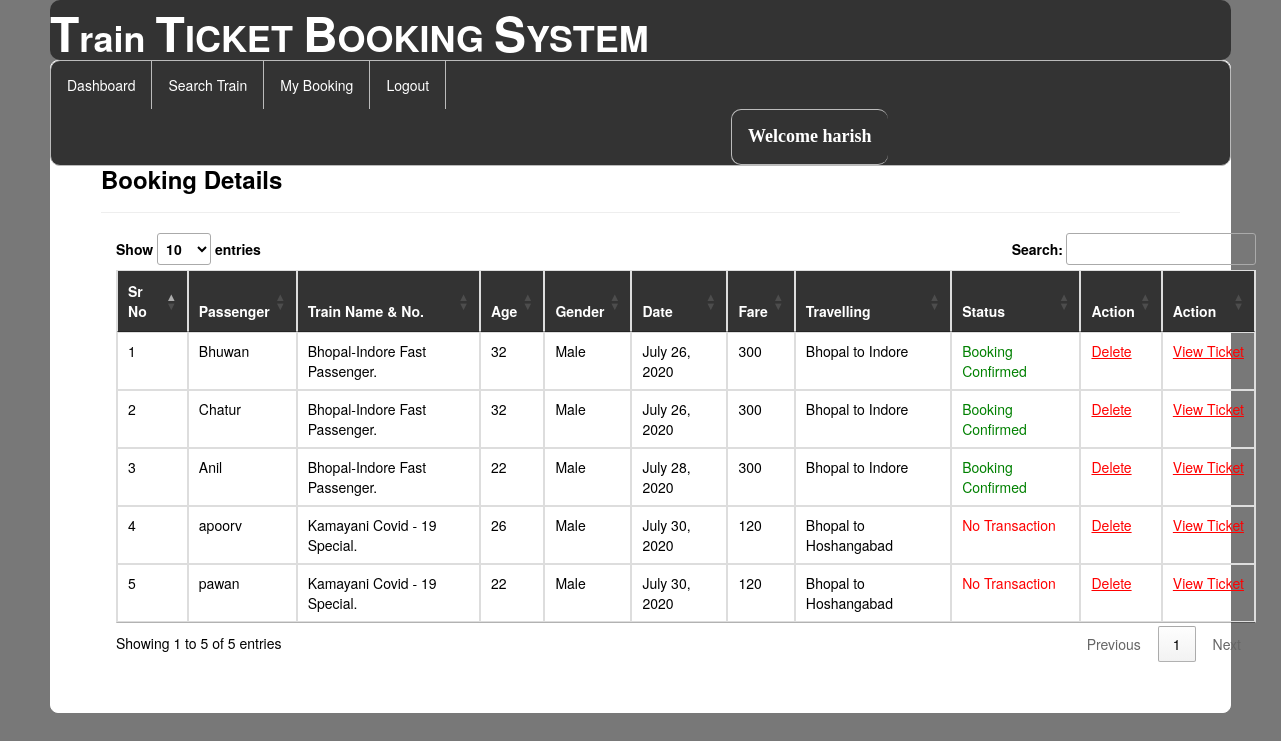
/my_booking/ (signed in), run on the app's committed database.
### railway/models.py (models this page shows, shortened)
class Passenger(models.Model):
    user = models.ForeignKey(Register,on_delete=models.CASCADE,null=True)
    train = models.ForeignKey(Add_Train,on_delete=models.CASCADE,null=True)
    name = models.CharField(max_length=100,null=True)
    age = models.IntegerField(null=True)
    gender = models.CharField(max_length=30,null=True)
    route=models.CharField(max_length=100,null=True)
    status = models.CharField(max_length=30,null=True)
    date1 = models.DateField(null=True)
    fare = models.IntegerField(null=True)

class Add_Train(models.Model):
    trainname = models.CharField(max_length=30,null=True)
    train_no = models.IntegerField(null=True)
    from_city = models.CharField(max_length=30,null=True)
    to_city = models.CharField(max_length=30,null=True)
    departuretime=models.CharField(max_length=30,null=True)
    arrivaltime=models.CharField(max_length=30,null=True)
    trevaltime=models.CharField(max_length=100,null=True)
    distance=models.IntegerField(null=True)
    img=models.FileField(null=True)

### railway/views.py (the view)
# urls.py: path('my_booking/',my_booking,name="my_booking"),
def my_booking(request):
    if not request.user.is_authenticated:
        return redirect('login')
    user2 = User.objects.filter(username=request.user.username).get()
    user1 = Register.objects.filter(user=user2).get()
    pro = Passenger.objects.filter(user=user1)
    book = Book_ticket.objects.filter(user=user1)
    d = {'user':user1,'pro':pro,'book':book}
    return render(request,'my_booking.html',d)

### railway/templates/my_booking.html (shortened to what this page needs)
{% extends 'navigation2.html' %}
{% load static %}
{% block b %}
<div style="color:Black;border:1px solid white;border-radius:8px;background-color:white;padding:50px">
        <h3><strong>Booking Details</strong></h3><hr>
<div class="container">
<table class="table table-bordered" id="myTable">
  <thead style="color:white;background-color:#333">
  <tr>
    <th>Sr No</th>
    <th>Passenger</th>
      <th>Train Name & No.</th>
      <th>Age</th>
    <th>Gender</th>
    <th>Date</th>
       <th>Fare</th>
       <th>Travelling</th>
       <th>Status</th>
    <th>Action</th>
     <th>Action</th>
  </tr>
  </thead>
   <tbody>
    {% for i in pro %}
  <tr>
    <td>{{forloop.counter}}</td>
    <td>{{i.name}}</td>
    <td>{{i.train.trainname}}. {{i.train.tran_no}}</td>
      <td>{{i.age}}</td>
      <td>{{i.gender}}</td>
      <td>{{i.date1}}</td>
      <td>{{i.fare}}</td>
      <td>{{i.route}}</td>
      {% if i.status == 'set' %}
      <td style="color:green">Booking Confirmed</td>
      {% else %}
      <td style="color:red">No Transaction</td>
      {% endif %}
    <td><a href="{% url 'delte_my_booking' i.id %}" style="color:red"><u>Delete</u></a>
    <td><a href="{% url 'view_ticket' i.id %}" style="color:red"><u>View&nbsp;Ticket</u></a>
    </td>
  </tr>
    {% endfor %}
    </tbody>
</table>
 </div>
</div>
{% endblock %}

### railway/templates/navigation2.html (shortened to what this page needs)
{% extends 'head.html' %}
{% load static %}
{% block body %}
<link rel = stylesheet href = "//cdn.datatables.net/1.10.19/css/jquery.dataTables.min.css">
<ul class="id2">
  <li class="id1"><a href="{% url 'dashboard' %}">Dashboard</a></li>
  <li class="id1"><a href="{% url 'search_train' %}">Search Train</a></li>
  <li class="id1"><a href="{% url 'my_booking' %}">My Booking</a></li>
  <li class="id1"><a href="{% url 'log_out' %}">Logout</a></li>
    <li class="id2" style="margin-left:680px"><a href="" style="color:white"><strong style="font-size:18px;font-family:cursive">Welcome {{request.user.username}}</strong></a></li>
</ul>
{% block b %}
{% endblock %}
{% endblock %}

### railway/templates/navigation2.html (style rules this page uses)
.id2 { list-style-type: none; margin: 0; padding: 0; overflow: hidden; background-color: #333; border-radius:10px; border:1px solid #bbb; }
.id1 { float: left; border-right:1px solid #bbb; }
.id2 { float: left; border-left:1px solid #bbb; }
li:last-child { border-right: none; }
li a { display: block; color: white; text-align: center; padding: 14px 16px; text-decoration: none; }

### data on the page
Passenger: name "Bhuwan", train.trainname "Bhopal-Indore Fast Passenger", age "32", gender "Male", date1 "July 26, 2020", fare "300", route "Bhopal to Indore", status "Booking Confirmed"
Passenger: name "Chatur", train.trainname "Bhopal-Indore Fast Passenger", age "32", gender "Male", date1 "July 26, 2020", fare "300", route "Bhopal to Indore", status "Booking Confirmed"
Passenger: name "Anil", train.trainname "Bhopal-Indore Fast Passenger", age "22", gender "Male", date1 "July 28, 2020", fare "300", route "Bhopal to Indore", status "Booking Confirmed"
Passenger: name "apoorv", train.trainname "Kamayani Covid - 19 Special", age "26", gender "Male", date1 "July 30, 2020", fare "120", route "Bhopal to Hoshangabad", shows "No Transaction"
Passenger: name "pawan", train.trainname "Kamayani Covid - 19 Special", age "22", gender "Male", date1 "July 30, 2020", fare "120", route "Bhopal to Hoshangabad", shows "No Transaction"

### other printed values
{{ request.user.username }} "harish"
